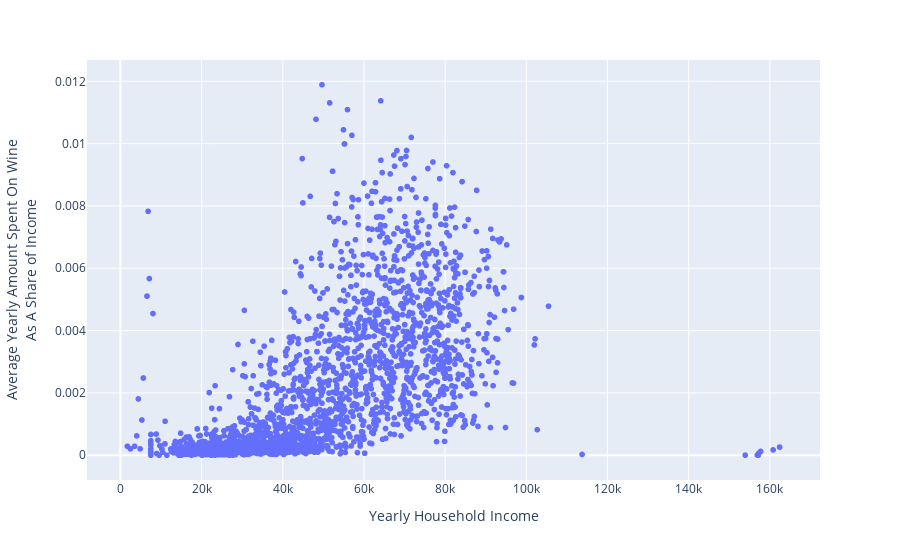

Source (notebook cell):
### Code cell
#Yearly amount spent on wine as a share of yearly income
df1['MntWinesShareOfIncome'] = df1['MntWinesYrAvg'] / df1['Income']

fig = px.scatter(df1[(df1['Income'] <= 200000)], 
                 x="Income", 
                 y="MntWinesShareOfIncome", 
                 labels={
                     "Income": "Yearly Household Income", 
                     "MntWinesShareOfIncome": "Average Yearly Amount Spent On Wine<br>As A Share of Income"
                 })

fig.write_image('./images/q1_2.png')
fig.show()

### Figure 1 — Plotly figure (JSON) as saved in the notebook; plotly's stock layout.template omitted (floating-point values rounded to 4 significant figures; data arrays with more than 128 entries replaced by an {"elided": "..."} marker saying what was removed)
{"data": [{"hovertemplate": "Yearly Household Income=%{x}<br>Average Yearly Amount Spent On Wine<br>As A Share of Income=%{y}<extra></extra>", "legendgroup": "", "marker": {"color": "#636efa", "symbol": "circle"}, "mode": "markers", "name": "", "showlegend": false, "type": "scattergl", "x": {"elided": "2215 int values"}, "xaxis": "x", "y": {"elided": "2215 float values"}, "yaxis": "y"}], "layout": {"autosize": true, "legend": {"tracegroupgap": 0}, "margin": {"t": 60}, "xaxis": {"anchor": "y", "autorange": true, "domain": [0, 1], "range": [-7988.0, 172100.0], "title": {"text": "Yearly Household Income"}, "type": "linear"}, "yaxis": {"anchor": "x", "autorange": true, "domain": [0, 1], "range": [-0.0009206, 0.01281], "title": {"text": "Average Yearly Amount Spent On Wine<br>As A Share of Income"}, "type": "linear"}}}
